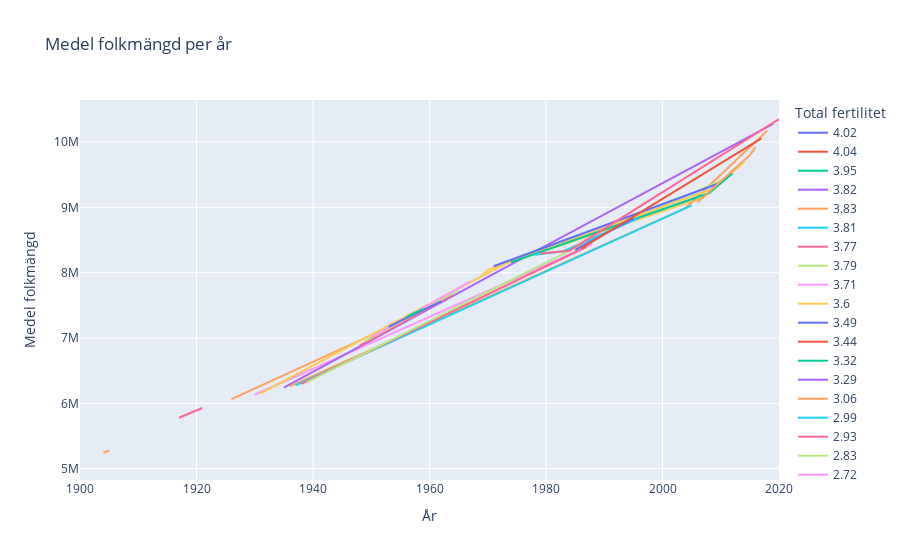

Source (notebook cell):
### Code cell
import plotly_express as px
test = swe_demo["Medel folkmängd"]

fig = px.line(
    swe_demo,
    x="År",
    y="Medel folkmängd",
    color="Total fertilitet",
    title="Medel folkmängd per år",
    labels=dict(test="Medel", år="År"),
)
fig.update_layout(hovermode="x") # Try "y" for good times
fig.update_xaxes(
    showspikes=True, spikedash="solid", spikecolor="white", spikemode="across", spikesnap ="cursor"
)
fig.show()

### Figure 1 — Plotly figure (JSON) as saved in the notebook; plotly's stock layout.template omitted (floating-point values rounded to 4 significant figures)
{"data": [{"hovertemplate": "Total fertilitet=4.02<br>År=%{x}<br>Medel folkmängd=%{y}<extra></extra>", "legendgroup": "4.02", "line": {"color": "#636efa", "dash": "solid"}, "marker": {"symbol": "circle"}, "mode": "lines", "name": "4.02", "orientation": "v", "showlegend": true, "type": "scatter", "x": [1900], "xaxis": "x", "y": [5117000], "yaxis": "y"}, {"hovertemplate": "Total fertilitet=4.04<br>År=%{x}<br>Medel folkmängd=%{y}<extra></extra>", "legendgroup": "4.04", "line": {"color": "#EF553B", "dash": "solid"}, "marker": {"symbol": "circle"}, "mode": "lines", "name": "4.04", "orientation": "v", "showlegend": true, "type": "scatter", "x": [1901], "xaxis": "x", "y": [5156000], "yaxis": "y"}, {"hovertemplate": "Total fertilitet=3.95<br>År=%{x}<br>Medel folkmängd=%{y}<extra></extra>", "legendgroup": "3.95", "line": {"color": "#00cc96", "dash": "solid"}, "marker": {"symbol": "circle"}, "mode": "lines", "name": "3.95", "orientation": "v", "showlegend": true, "type": "scatter", "x": [1902], "xaxis": "x", "y": [5187000], "yaxis": "y"}, {"hovertemplate": "Total fertilitet=3.82<br>År=%{x}<br>Medel folkmängd=%{y}<extra></extra>", "legendgroup": "3.82", "line": {"color": "#ab63fa", "dash": "solid"}, "marker": {"symbol": "circle"}, "mode": "lines", "name": "3.82", "orientation": "v", "showlegend": true, "type": "scatter", "x": [1903], "xaxis": "x", "y": [5210000], "yaxis": "y"}, {"hovertemplate": "Total fertilitet=3.83<br>År=%{x}<br>Medel folkmängd=%{y}<extra></extra>", "legendgroup": "3.83", "line": {"color": "#FFA15A", "dash": "solid"}, "marker": {"symbol": "circle"}, "mode": "lines", "name": "3.83", "orientation": "v", "showlegend": true, "type": "scatter", "x": [1904, 1905], "xaxis": "x", "y": [5241000, 5278000], "yaxis": "y"}, {"hovertemplate": "Total fertilitet=3.81<br>År=%{x}<br>Medel folkmängd=%{y}<extra></extra>", "legendgroup": "3.81", "line": {"color": "#19d3f3", "dash": "solid"}, "marker": {"symbol": "circle"}, "mode": "lines", "name": "3.81", "orientation": "v", "showlegend": true, "type": "scatter", "x": [1906], "xaxis": "x", "y": [5316000], "yaxis": "y"}, {"hovertemplate": "Total fertilitet=3.77<br>År=%{x}<br>Medel folkmängd=%{y}<extra></extra>", "legendgroup": "3.77", "line": {"color": "#FF6692", "dash": "solid"}, "marker": {"symbol": "circle"}, "mode": "lines", "name": "3.77", "orientation": "v", "showlegend": true, "type": "scatter", "x": [1907], "xaxis": "x", "y": [5357000], "yaxis": "y"}, {"hovertemplate": "Total fertilitet=3.79<br>År=%{x}<br>Medel folkmängd=%{y}<extra></extra>", "legendgroup": "3.79", "line": {"color": "#B6E880", "dash": "solid"}, "marker": {"symbol": "circle"}, "mode": "lines", "name": "3.79", "orientation": "v", "showlegend": true, "type": "scatter", "x": [1908], "xaxis": "x", "y": [5404000], "yaxis": "y"}, {"hovertemplate": "Total fertilitet=3.71<br>År=%{x}<br>Medel folkmängd=%{y}<extra></extra>", "legendgroup": "3.71", "line": {"color": "#FF97FF", "dash": "solid"}, "marker": {"symbol": "circle"}, "mode": "lines", "name": "3.71", "orientation": "v", "showlegend": true, "type": "scatter", "x": [1909], "xaxis": "x", "y": [5453000], "yaxis": "y"}, {"hovertemplate": "Total fertilitet=3.6<br>År=%{x}<br>Medel folkmängd=%{y}<extra></extra>", "legendgroup": "3.6", "line": {"color": "#FECB52", "dash": "solid"}, "marker": {"symbol": "circle"}, "mode": "lines", "name": "3.6", "orientation": "v", "showlegend": true, "type": "scatter", "x": [1910], "xaxis": "x", "y": [5499000], "yaxis": "y"}, {"hovertemplate": "Total fertilitet=3.49<br>År=%{x}<br>Medel folkmängd=%{y}<extra></extra>", "legendgroup": "3.49", "line": {"color": "#636efa", "dash": "solid"}, "marker": {"symbol": "circle"}, "mode": "lines", "name": "3.49", "orientation": "v", "showlegend": true, "type": "scatter", "x": [1911], "xaxis": "x", "y": [5542000], "yaxis": "y"}, {"hovertemplate": "Total fertilitet=3.44<br>År=%{x}<br>Medel folkmängd=%{y}<extra></extra>", "legendgroup": "3.44", "line": {"color": "#EF553B", "dash": "solid"}, "marker": {"symbol": "circle"}, "mode": "lines", "name": "3.44", "orientation": "v", "showlegend": true, "type": "scatter", "x": [1912], "xaxis": "x", "y": [5583000], "yaxis": "y"}, {"hovertemplate": "Total fertilitet=3.32<br>År=%{x}<br>Medel folkmängd=%{y}<extra></extra>", "legendgroup": "3.32", "line": {"color": "#00cc96", "dash": "solid"}, "marker": {"symbol": "circle"}, "mode": "lines", "name": "3.32", "orientation": "v", "showlegend": true, "type": "scatter", "x": [1913], "xaxis": "x", "y": [5621000], "yaxis": "y"}, {"hovertemplate": "Total fertilitet=3.29<br>År=%{x}<br>Medel folkmängd=%{y}<extra></extra>", "legendgroup": "3.29", "line": {"color": "#ab63fa", "dash": "solid"}, "marker": {"symbol": "circle"}, "mode": "lines", "name": "3.29", "orientation": "v", "showlegend": true, "type": "scatter", "x": [1914], "xaxis": "x", "y": [5659000], "yaxis": "y"}, {"hovertemplate": "Total fertilitet=3.06<br>År=%{x}<br>Medel folkmängd=%{y}<extra></extra>", "legendgroup": "3.06", "line": {"color": "#FFA15A", "dash": "solid"}, "marker": {"symbol": "circle"}, "mode": "lines", "name": "3.06", "orientation": "v", "showlegend": true, "type": "scatter", "x": [1915], "xaxis": "x", "y": [5696000], "yaxis": "y"}, {"hovertemplate": "Total fertilitet=2.99<br>År=%{x}<br>Medel folkmängd=%{y}<extra></extra>", "legendgroup": "2.99", "line": {"color": "#19d3f3", "dash": "solid"}, "marker": {"symbol": "circle"}, "mode": "lines", "name": "2.99", "orientation": "v", "showlegend": true, "type": "scatter", "x": [1916], "xaxis": "x", "y": [5735000], "yaxis": "y"}, {"hovertemplate": "Total fertilitet=2.93<br>År=%{x}<br>Medel folkmängd=%{y}<extra></extra>", "legendgroup": "2.93", "line": {"color": "#FF6692", "dash": "solid"}, "marker": {"symbol": "circle"}, "mode": "lines", "name": "2.93", "orientation": "v", "showlegend": true, "type": "scatter", "x": [1917, 1921], "xaxis": "x", "y": [5779000, 5929000], "yaxis": "y"}, {"hovertemplate": "Total fertilitet=2.83<br>År=%{x}<br>Medel folkmängd=%{y}<extra></extra>", "legendgroup": "2.83", "line": {"color": "#B6E880", "dash": "solid"}, "marker": {"symbol": "circle"}, "mode": "lines", "name": "2.83", "orientation": "v", "showlegend": true, "type": "scatter", "x": [1918], "xaxis": "x", "y": [5807000], "yaxis": "y"}, {"hovertemplate": "Total fertilitet=2.72<br>År=%{x}<br>Medel folkmängd=%{y}<extra></extra>", "legendgroup": "2.72", "line": {"color": "#FF97FF", "dash": "solid"}, "marker": {"symbol": "circle"}, "mode": "lines", "name": "2.72", "orientation": "v", "showlegend": true, "type": "scatter", "x": [1919], "xaxis": "x", "y": [5830000], "yaxis": "y"}, {"hovertemplate": "Total fertilitet=3.22<br>År=%{x}<br>Medel folkmängd=%{y}<extra></extra>", "legendgroup": "3.22", "line": {"color": "#FECB52", "dash": "solid"}, "marker": {"symbol": "circle"}, "mode": "lines", "name": "3.22", "orientation": "v", "showlegend": true, "type": "scatter", "x": [1920], "xaxis": "x", "y": [5876000], "yaxis": "y"}, {"hovertemplate": "Total fertilitet=2.66<br>År=%{x}<br>Medel folkmängd=%{y}<extra></extra>", "legendgroup": "2.66", "line": {"color": "#636efa", "dash": "solid"}, "marker": {"symbol": "circle"}, "mode": "lines", "name": "2.66", "orientation": "v", "showlegend": true, "type": "scatter", "x": [1922], "xaxis": "x", "y": [5971000], "yaxis": "y"}, {"hovertemplate": "Total fertilitet=2.55<br>År=%{x}<br>Medel folkmängd=%{y}<extra></extra>", "legendgroup": "2.55", "line": {"color": "#EF553B", "dash": "solid"}, "marker": {"symbol": "circle"}, "mode": "lines", "name": "2.55", "orientation": "v", "showlegend": true, "type": "scatter", "x": [1923], "xaxis": "x", "y": [5997000], "yaxis": "y"}, {"hovertemplate": "Total fertilitet=2.43<br>År=%{x}<br>Medel folkmängd=%{y}<extra></extra>", "legendgroup": "2.43", "line": {"color": "#00cc96", "dash": "solid"}, "marker": {"symbol": "circle"}, "mode": "lines", "name": "2.43", "orientation": "v", "showlegend": true, "type": "scatter", "x": [1924], "xaxis": "x", "y": [6021000], "yaxis": "y"}, {"hovertemplate": "Total fertilitet=2.34<br>År=%{x}<br>Medel folkmängd=%{y}<extra></extra>", "legendgroup": "2.34", "line": {"color": "#ab63fa", "dash": "solid"}, "marker": {"symbol": "circle"}, "mode": "lines", "name": "2.34", "orientation": "v", "showlegend": true, "type": "scatter", "x": [1925], "xaxis": "x", "y": [6045000], "yaxis": "y"}, {"hovertemplate": "Total fertilitet=2.22<br>År=%{x}<br>Medel folkmängd=%{y}<extra></extra>", "legendgroup": "2.22", "line": {"color": "#FFA15A", "dash": "solid"}, "marker": {"symbol": "circle"}, "mode": "lines", "name": "2.22", "orientation": "v", "showlegend": true, "type": "scatter", "x": [1926, 1952], "xaxis": "x", "y": [6064000, 7125000], "yaxis": "y"}, {"hovertemplate": "Total fertilitet=2.11<br>År=%{x}<br>Medel folkmängd=%{y}<extra></extra>", "legendgroup": "2.11", "line": {"color": "#19d3f3", "dash": "solid"}, "marker": {"symbol": "circle"}, "mode": "lines", "name": "2.11", "orientation": "v", "showlegend": true, "type": "scatter", "x": [1927], "xaxis": "x", "y": [6081000], "yaxis": "y"}, {"hovertemplate": "Total fertilitet=2.08<br>År=%{x}<br>Medel folkmängd=%{y}<extra></extra>", "legendgroup": "2.08", "line": {"color": "#FF6692", "dash": "solid"}, "marker": {"symbol": "circle"}, "mode": "lines", "name": "2.08", "orientation": "v", "showlegend": true, "type": "scatter", "x": [1928], "xaxis": "x", "y": [6097000], "yaxis": "y"}, {"hovertemplate": "Total fertilitet=1.95<br>År=%{x}<br>Medel folkmängd=%{y}<extra></extra>", "legendgroup": "1.95", "line": {"color": "#B6E880", "dash": "solid"}, "marker": {"symbol": "circle"}, "mode": "lines", "name": "1.95", "orientation": "v", "showlegend": true, "type": "scatter", "x": [1929], "xaxis": "x", "y": [6113000], "yaxis": "y"}, {"hovertemplate": "Total fertilitet=1.96<br>År=%{x}<br>Medel folkmängd=%{y}<extra></extra>", "legendgroup": "1.96", "line": {"color": "#FF97FF", "dash": "solid"}, "marker": {"symbol": "circle"}, "mode": "lines", "name": "1.96", "orientation": "v", "showlegend": true, "type": "scatter", "x": [1930, 1988], "xaxis": "x", "y": [6131000, 8436000.0], "yaxis": "y"}, {"hovertemplate": "Total fertilitet=1.88<br>År=%{x}<br>Medel folkmängd=%{y}<extra></extra>", "legendgroup": "1.88", "line": {"color": "#FECB52", "dash": "solid"}, "marker": {"symbol": "circle"}, "mode": "lines", "name": "1.88", "orientation": "v", "showlegend": true, "type": "scatter", "x": [1931, 1973, 2007, 2014], "xaxis": "x", "y": [6152000, 8137000, 9148092, 9696000.0], "yaxis": "y"}, {"hovertemplate": "Total fertilitet=1.83<br>År=%{x}<br>Medel folkmängd=%{y}<extra></extra>", "legendgroup": "1.83", "line": {"color": "#636efa", "dash": "solid"}, "marker": {"symbol": "circle"}, "mode": "lines", "name": "1.83", "orientation": "v", "showlegend": true, "type": "scatter", "x": [1932], "xaxis": "x", "y": [6176000], "yaxis": "y"}, {"hovertemplate": "Total fertilitet=1.72<br>År=%{x}<br>Medel folkmängd=%{y}<extra></extra>", "legendgroup": "1.72", "line": {"color": "#EF553B", "dash": "solid"}, "marker": {"symbol": "circle"}, "mode": "lines", "name": "1.72", "orientation": "v", "showlegend": true, "type": "scatter", "x": [1933], "xaxis": "x", "y": [6201000], "yaxis": "y"}, {"hovertemplate": "Total fertilitet=1.67<br>År=%{x}<br>Medel folkmängd=%{y}<extra></extra>", "legendgroup": "1.67", "line": {"color": "#00cc96", "dash": "solid"}, "marker": {"symbol": "circle"}, "mode": "lines", "name": "1.67", "orientation": "v", "showlegend": true, "type": "scatter", "x": [1934], "xaxis": "x", "y": [6222000], "yaxis": "y"}, {"hovertemplate": "Total fertilitet=1.7<br>År=%{x}<br>Medel folkmängd=%{y}<extra></extra>", "legendgroup": "1.7", "line": {"color": "#ab63fa", "dash": "solid"}, "marker": {"symbol": "circle"}, "mode": "lines", "name": "1.7", "orientation": "v", "showlegend": true, "type": "scatter", "x": [1935, 1976, 2019], "xaxis": "x", "y": [6242000, 8222000, 10278887], "yaxis": "y"}, {"hovertemplate": "Total fertilitet=1.75<br>År=%{x}<br>Medel folkmängd=%{y}<extra></extra>", "legendgroup": "1.75", "line": {"color": "#FFA15A", "dash": "solid"}, "marker": {"symbol": "circle"}, "mode": "lines", "name": "1.75", "orientation": "v", "showlegend": true, "type": "scatter", "x": [1936, 2004, 2018], "xaxis": "x", "y": [6259000, 8993531, 10180000.0], "yaxis": "y"}, {"hovertemplate": "Total fertilitet=1.77<br>År=%{x}<br>Medel folkmängd=%{y}<extra></extra>", "legendgroup": "1.77", "line": {"color": "#19d3f3", "dash": "solid"}, "marker": {"symbol": "circle"}, "mode": "lines", "name": "1.77", "orientation": "v", "showlegend": true, "type": "scatter", "x": [1937, 2005], "xaxis": "x", "y": [6276000, 9029572], "yaxis": "y"}, {"hovertemplate": "Total fertilitet=1.84<br>År=%{x}<br>Medel folkmängd=%{y}<extra></extra>", "legendgroup": "1.84", "line": {"color": "#FF6692", "dash": "solid"}, "marker": {"symbol": "circle"}, "mode": "lines", "name": "1.84", "orientation": "v", "showlegend": true, "type": "scatter", "x": [1938, 1987], "xaxis": "x", "y": [6297000, 8397799], "yaxis": "y"}, {"hovertemplate": "Total fertilitet=1.9<br>År=%{x}<br>Medel folkmängd=%{y}<extra></extra>", "legendgroup": "1.9", "line": {"color": "#B6E880", "dash": "solid"}, "marker": {"symbol": "circle"}, "mode": "lines", "name": "1.9", "orientation": "v", "showlegend": true, "type": "scatter", "x": [1939, 1994, 2011], "xaxis": "x", "y": [6326000, 8780745, 9449000.0], "yaxis": "y"}, {"hovertemplate": "Total fertilitet=1.86<br>År=%{x}<br>Medel folkmängd=%{y}<extra></extra>", "legendgroup": "1.86", "line": {"color": "#FF97FF", "dash": "solid"}, "marker": {"symbol": "circle"}, "mode": "lines", "name": "1.86", "orientation": "v", "showlegend": true, "type": "scatter", "x": [1940], "xaxis": "x", "y": [6356000], "yaxis": "y"}, {"hovertemplate": "Total fertilitet=1.92<br>År=%{x}<br>Medel folkmängd=%{y}<extra></extra>", "legendgroup": "1.92", "line": {"color": "#FECB52", "dash": "solid"}, "marker": {"symbol": "circle"}, "mode": "lines", "name": "1.92", "orientation": "v", "showlegend": true, "type": "scatter", "x": [1941], "xaxis": "x", "y": [6389000], "yaxis": "y"}, {"hovertemplate": "Total fertilitet=2.19<br>År=%{x}<br>Medel folkmängd=%{y}<extra></extra>", "legendgroup": "2.19", "line": {"color": "#636efa", "dash": "solid"}, "marker": {"symbol": "circle"}, "mode": "lines", "name": "2.19", "orientation": "v", "showlegend": true, "type": "scatter", "x": [1942], "xaxis": "x", "y": [6432000], "yaxis": "y"}, {"hovertemplate": "Total fertilitet=2.41<br>År=%{x}<br>Medel folkmängd=%{y}<extra></extra>", "legendgroup": "2.41", "line": {"color": "#EF553B", "dash": "solid"}, "marker": {"symbol": "circle"}, "mode": "lines", "name": "2.41", "orientation": "v", "showlegend": true, "type": "scatter", "x": [1943], "xaxis": "x", "y": [6491000], "yaxis": "y"}, {"hovertemplate": "Total fertilitet=2.61<br>År=%{x}<br>Medel folkmängd=%{y}<extra></extra>", "legendgroup": "2.61", "line": {"color": "#00cc96", "dash": "solid"}, "marker": {"symbol": "circle"}, "mode": "lines", "name": "2.61", "orientation": "v", "showlegend": true, "type": "scatter", "x": [1944], "xaxis": "x", "y": [6560000], "yaxis": "y"}, {"hovertemplate": "Total fertilitet=2.63<br>År=%{x}<br>Medel folkmängd=%{y}<extra></extra>", "legendgroup": "2.63", "line": {"color": "#ab63fa", "dash": "solid"}, "marker": {"symbol": "circle"}, "mode": "lines", "name": "2.63", "orientation": "v", "showlegend": true, "type": "scatter", "x": [1945], "xaxis": "x", "y": [6636000], "yaxis": "y"}, {"hovertemplate": "Total fertilitet=2.57<br>År=%{x}<br>Medel folkmängd=%{y}<extra></extra>", "legendgroup": "2.57", "line": {"color": "#FFA15A", "dash": "solid"}, "marker": {"symbol": "circle"}, "mode": "lines", "name": "2.57", "orientation": "v", "showlegend": true, "type": "scatter", "x": [1946], "xaxis": "x", "y": [6719000], "yaxis": "y"}, {"hovertemplate": "Total fertilitet=2.5<br>År=%{x}<br>Medel folkmängd=%{y}<extra></extra>", "legendgroup": "2.5", "line": {"color": "#19d3f3", "dash": "solid"}, "marker": {"symbol": "circle"}, "mode": "lines", "name": "2.5", "orientation": "v", "showlegend": true, "type": "scatter", "x": [1947], "xaxis": "x", "y": [6803000], "yaxis": "y"}, {"hovertemplate": "Total fertilitet=2.47<br>År=%{x}<br>Medel folkmängd=%{y}<extra></extra>", "legendgroup": "2.47", "line": {"color": "#FF6692", "dash": "solid"}, "marker": {"symbol": "circle"}, "mode": "lines", "name": "2.47", "orientation": "v", "showlegend": true, "type": "scatter", "x": [1948, 1964], "xaxis": "x", "y": [6883000, 7661000], "yaxis": "y"}, {"hovertemplate": "Total fertilitet=2.39<br>År=%{x}<br>Medel folkmängd=%{y}<extra></extra>", "legendgroup": "2.39", "line": {"color": "#B6E880", "dash": "solid"}, "marker": {"symbol": "circle"}, "mode": "lines", "name": "2.39", "orientation": "v", "showlegend": true, "type": "scatter", "x": [1949, 1965], "xaxis": "x", "y": [6956000, 7734000], "yaxis": "y"}, {"hovertemplate": "Total fertilitet=2.28<br>År=%{x}<br>Medel folkmängd=%{y}<extra></extra>", "legendgroup": "2.28", "line": {"color": "#FF97FF", "dash": "solid"}, "marker": {"symbol": "circle"}, "mode": "lines", "name": "2.28", "orientation": "v", "showlegend": true, "type": "scatter", "x": [1950, 1967], "xaxis": "x", "y": [7014000, 7868000], "yaxis": "y"}, {"hovertemplate": "Total fertilitet=2.2<br>År=%{x}<br>Medel folkmängd=%{y}<extra></extra>", "legendgroup": "2.2", "line": {"color": "#FECB52", "dash": "solid"}, "marker": {"symbol": "circle"}, "mode": "lines", "name": "2.2", "orientation": "v", "showlegend": true, "type": "scatter", "x": [1951], "xaxis": "x", "y": [7073000], "yaxis": "y"}, {"hovertemplate": "Total fertilitet=2.25<br>År=%{x}<br>Medel folkmängd=%{y}<extra></extra>", "legendgroup": "2.25", "line": {"color": "#636efa", "dash": "solid"}, "marker": {"symbol": "circle"}, "mode": "lines", "name": "2.25", "orientation": "v", "showlegend": true, "type": "scatter", "x": [1953, 1955, 1962], "xaxis": "x", "y": [7171000, 7262000, 7562000], "yaxis": "y"}, {"hovertemplate": "Total fertilitet=2.18<br>År=%{x}<br>Medel folkmängd=%{y}<extra></extra>", "legendgroup": "2.18", "line": {"color": "#EF553B", "dash": "solid"}, "marker": {"symbol": "circle"}, "mode": "lines", "name": "2.18", "orientation": "v", "showlegend": true, "type": "scatter", "x": [1954], "xaxis": "x", "y": [7213000], "yaxis": "y"}, {"hovertemplate": "Total fertilitet=2.29<br>År=%{x}<br>Medel folkmängd=%{y}<extra></extra>", "legendgroup": "2.29", "line": {"color": "#00cc96", "dash": "solid"}, "marker": {"symbol": "circle"}, "mode": "lines", "name": "2.29", "orientation": "v", "showlegend": true, "type": "scatter", "x": [1956, 1957, 1959], "xaxis": "x", "y": [7315000, 7364000, 7446000], "yaxis": "y"}, {"hovertemplate": "Total fertilitet=2.26<br>År=%{x}<br>Medel folkmängd=%{y}<extra></extra>", "legendgroup": "2.26", "line": {"color": "#ab63fa", "dash": "solid"}, "marker": {"symbol": "circle"}, "mode": "lines", "name": "2.26", "orientation": "v", "showlegend": true, "type": "scatter", "x": [1958], "xaxis": "x", "y": [7409000], "yaxis": "y"}, {"hovertemplate": "Total fertilitet=2.17<br>År=%{x}<br>Medel folkmängd=%{y}<extra></extra>", "legendgroup": "2.17", "line": {"color": "#FFA15A", "dash": "solid"}, "marker": {"symbol": "circle"}, "mode": "lines", "name": "2.17", "orientation": "v", "showlegend": true, "type": "scatter", "x": [1960], "xaxis": "x", "y": [7480000], "yaxis": "y"}, {"hovertemplate": "Total fertilitet=2.21<br>År=%{x}<br>Medel folkmängd=%{y}<extra></extra>", "legendgroup": "2.21", "line": {"color": "#19d3f3", "dash": "solid"}, "marker": {"symbol": "circle"}, "mode": "lines", "name": "2.21", "orientation": "v", "showlegend": true, "type": "scatter", "x": [1961], "xaxis": "x", "y": [7520000], "yaxis": "y"}, {"hovertemplate": "Total fertilitet=2.33<br>År=%{x}<br>Medel folkmängd=%{y}<extra></extra>", "legendgroup": "2.33", "line": {"color": "#FF6692", "dash": "solid"}, "marker": {"symbol": "circle"}, "mode": "lines", "name": "2.33", "orientation": "v", "showlegend": true, "type": "scatter", "x": [1963], "xaxis": "x", "y": [7604000], "yaxis": "y"}, {"hovertemplate": "Total fertilitet=2.37<br>År=%{x}<br>Medel folkmängd=%{y}<extra></extra>", "legendgroup": "2.37", "line": {"color": "#B6E880", "dash": "solid"}, "marker": {"symbol": "circle"}, "mode": "lines", "name": "2.37", "orientation": "v", "showlegend": true, "type": "scatter", "x": [1966], "xaxis": "x", "y": [7808000], "yaxis": "y"}, {"hovertemplate": "Total fertilitet=2.07<br>År=%{x}<br>Medel folkmängd=%{y}<extra></extra>", "legendgroup": "2.07", "line": {"color": "#FF97FF", "dash": "solid"}, "marker": {"symbol": "circle"}, "mode": "lines", "name": "2.07", "orientation": "v", "showlegend": true, "type": "scatter", "x": [1968], "xaxis": "x", "y": [7914000], "yaxis": "y"}, {"hovertemplate": "Total fertilitet=1.94<br>År=%{x}<br>Medel folkmängd=%{y}<extra></extra>", "legendgroup": "1.94", "line": {"color": "#FECB52", "dash": "solid"}, "marker": {"symbol": "circle"}, "mode": "lines", "name": "1.94", "orientation": "v", "showlegend": true, "type": "scatter", "x": [1969, 1970, 2009], "xaxis": "x", "y": [7968000, 8043000, 9299000.0], "yaxis": "y"}, {"hovertemplate": "Total fertilitet=1.98<br>År=%{x}<br>Medel folkmängd=%{y}<extra></extra>", "legendgroup": "1.98", "line": {"color": "#636efa", "dash": "solid"}, "marker": {"symbol": "circle"}, "mode": "lines", "name": "1.98", "orientation": "v", "showlegend": true, "type": "scatter", "x": [1971, 2010], "xaxis": "x", "y": [8098000, 9378126], "yaxis": "y"}, {"hovertemplate": "Total fertilitet=1.93<br>År=%{x}<br>Medel folkmängd=%{y}<extra></extra>", "legendgroup": "1.93", "line": {"color": "#EF553B", "dash": "solid"}, "marker": {"symbol": "circle"}, "mode": "lines", "name": "1.93", "orientation": "v", "showlegend": true, "type": "scatter", "x": [1972], "xaxis": "x", "y": [8122000], "yaxis": "y"}, {"hovertemplate": "Total fertilitet=1.91<br>År=%{x}<br>Medel folkmängd=%{y}<extra></extra>", "legendgroup": "1.91", "line": {"color": "#00cc96", "dash": "solid"}, "marker": {"symbol": "circle"}, "mode": "lines", "name": "1.91", "orientation": "v", "showlegend": true, "type": "scatter", "x": [1974, 2008, 2012], "xaxis": "x", "y": [8161000, 9219637, 9519374], "yaxis": "y"}, {"hovertemplate": "Total fertilitet=1.78<br>År=%{x}<br>Medel folkmängd=%{y}<extra></extra>", "legendgroup": "1.78", "line": {"color": "#ab63fa", "dash": "solid"}, "marker": {"symbol": "circle"}, "mode": "lines", "name": "1.78", "orientation": "v", "showlegend": true, "type": "scatter", "x": [1975], "xaxis": "x", "y": [8193000], "yaxis": "y"}, {"hovertemplate": "Total fertilitet=1.64<br>År=%{x}<br>Medel folkmängd=%{y}<extra></extra>", "legendgroup": "1.64", "line": {"color": "#FFA15A", "dash": "solid"}, "marker": {"symbol": "circle"}, "mode": "lines", "name": "1.64", "orientation": "v", "showlegend": true, "type": "scatter", "x": [1977], "xaxis": "x", "y": [8252000], "yaxis": "y"}, {"hovertemplate": "Total fertilitet=1.61<br>År=%{x}<br>Medel folkmängd=%{y}<extra></extra>", "legendgroup": "1.61", "line": {"color": "#19d3f3", "dash": "solid"}, "marker": {"symbol": "circle"}, "mode": "lines", "name": "1.61", "orientation": "v", "showlegend": true, "type": "scatter", "x": [1978, 1983, 1996], "xaxis": "x", "y": [8276000, 8329000, 8841000.0], "yaxis": "y"}, {"hovertemplate": "Total fertilitet=1.66<br>År=%{x}<br>Medel folkmängd=%{y}<extra></extra>", "legendgroup": "1.66", "line": {"color": "#FF6692", "dash": "solid"}, "marker": {"symbol": "circle"}, "mode": "lines", "name": "1.66", "orientation": "v", "showlegend": true, "type": "scatter", "x": [1979, 1984, 2020], "xaxis": "x", "y": [8294000, 8337000, 10353442], "yaxis": "y"}, {"hovertemplate": "Total fertilitet=1.69<br>År=%{x}<br>Medel folkmängd=%{y}<extra></extra>", "legendgroup": "1.69", "line": {"color": "#B6E880", "dash": "solid"}, "marker": {"symbol": "circle"}, "mode": "lines", "name": "1.69", "orientation": "v", "showlegend": true, "type": "scatter", "x": [1980], "xaxis": "x", "y": [8310000], "yaxis": "y"}, {"hovertemplate": "Total fertilitet=1.63<br>År=%{x}<br>Medel folkmängd=%{y}<extra></extra>", "legendgroup": "1.63", "line": {"color": "#FF97FF", "dash": "solid"}, "marker": {"symbol": "circle"}, "mode": "lines", "name": "1.63", "orientation": "v", "showlegend": true, "type": "scatter", "x": [1981], "xaxis": "x", "y": [8320000], "yaxis": "y"}, {"hovertemplate": "Total fertilitet=1.6<br>År=%{x}<br>Medel folkmängd=%{y}<extra></extra>", "legendgroup": "1.6", "line": {"color": "#FECB52", "dash": "solid"}, "marker": {"symbol": "circle"}, "mode": "lines", "name": "1.6", "orientation": "v", "showlegend": true, "type": "scatter", "x": [1982], "xaxis": "x", "y": [8325000], "yaxis": "y"}, {"hovertemplate": "Total fertilitet=1.74<br>År=%{x}<br>Medel folkmängd=%{y}<extra></extra>", "legendgroup": "1.74", "line": {"color": "#636efa", "dash": "solid"}, "marker": {"symbol": "circle"}, "mode": "lines", "name": "1.74", "orientation": "v", "showlegend": true, "type": "scatter", "x": [1985, 1995], "xaxis": "x", "y": [8350000, 8827000.0], "yaxis": "y"}, {"hovertemplate": "Total fertilitet=1.79<br>År=%{x}<br>Medel folkmängd=%{y}<extra></extra>", "legendgroup": "1.79", "line": {"color": "#EF553B", "dash": "solid"}, "marker": {"symbol": "circle"}, "mode": "lines", "name": "1.79", "orientation": "v", "showlegend": true, "type": "scatter", "x": [1986, 2017], "xaxis": "x", "y": [8370000, 10060000.0], "yaxis": "y"}, {"hovertemplate": "Total fertilitet=2.02<br>År=%{x}<br>Medel folkmängd=%{y}<extra></extra>", "legendgroup": "2.02", "line": {"color": "#00cc96", "dash": "solid"}, "marker": {"symbol": "circle"}, "mode": "lines", "name": "2.02", "orientation": "v", "showlegend": true, "type": "scatter", "x": [1989], "xaxis": "x", "y": [8492962], "yaxis": "y"}, {"hovertemplate": "Total fertilitet=2.14<br>År=%{x}<br>Medel folkmängd=%{y}<extra></extra>", "legendgroup": "2.14", "line": {"color": "#ab63fa", "dash": "solid"}, "marker": {"symbol": "circle"}, "mode": "lines", "name": "2.14", "orientation": "v", "showlegend": true, "type": "scatter", "x": [1990], "xaxis": "x", "y": [8558833], "yaxis": "y"}, {"hovertemplate": "Total fertilitet=2.12<br>År=%{x}<br>Medel folkmängd=%{y}<extra></extra>", "legendgroup": "2.12", "line": {"color": "#FFA15A", "dash": "solid"}, "marker": {"symbol": "circle"}, "mode": "lines", "name": "2.12", "orientation": "v", "showlegend": true, "type": "scatter", "x": [1991], "xaxis": "x", "y": [8617000.0], "yaxis": "y"}, {"hovertemplate": "Total fertilitet=2.09<br>År=%{x}<br>Medel folkmängd=%{y}<extra></extra>", "legendgroup": "2.09", "line": {"color": "#19d3f3", "dash": "solid"}, "marker": {"symbol": "circle"}, "mode": "lines", "name": "2.09", "orientation": "v", "showlegend": true, "type": "scatter", "x": [1992], "xaxis": "x", "y": [8668066], "yaxis": "y"}, {"hovertemplate": "Total fertilitet=2.0<br>År=%{x}<br>Medel folkmängd=%{y}<extra></extra>", "legendgroup": "2.0", "line": {"color": "#FF6692", "dash": "solid"}, "marker": {"symbol": "circle"}, "mode": "lines", "name": "2.0", "orientation": "v", "showlegend": true, "type": "scatter", "x": [1993], "xaxis": "x", "y": [8718561], "yaxis": "y"}, {"hovertemplate": "Total fertilitet=1.52<br>År=%{x}<br>Medel folkmängd=%{y}<extra></extra>", "legendgroup": "1.52", "line": {"color": "#B6E880", "dash": "solid"}, "marker": {"symbol": "circle"}, "mode": "lines", "name": "1.52", "orientation": "v", "showlegend": true, "type": "scatter", "x": [1997], "xaxis": "x", "y": [8846062], "yaxis": "y"}, {"hovertemplate": "Total fertilitet=1.51<br>År=%{x}<br>Medel folkmängd=%{y}<extra></extra>", "legendgroup": "1.51", "line": {"color": "#FF97FF", "dash": "solid"}, "marker": {"symbol": "circle"}, "mode": "lines", "name": "1.51", "orientation": "v", "showlegend": true, "type": "scatter", "x": [1998], "xaxis": "x", "y": [8851000.0], "yaxis": "y"}, {"hovertemplate": "Total fertilitet=1.5<br>År=%{x}<br>Medel folkmängd=%{y}<extra></extra>", "legendgroup": "1.5", "line": {"color": "#FECB52", "dash": "solid"}, "marker": {"symbol": "circle"}, "mode": "lines", "name": "1.5", "orientation": "v", "showlegend": true, "type": "scatter", "x": [1999], "xaxis": "x", "y": [8857874], "yaxis": "y"}, {"hovertemplate": "Total fertilitet=1.54<br>År=%{x}<br>Medel folkmängd=%{y}<extra></extra>", "legendgroup": "1.54", "line": {"color": "#636efa", "dash": "solid"}, "marker": {"symbol": "circle"}, "mode": "lines", "name": "1.54", "orientation": "v", "showlegend": true, "type": "scatter", "x": [2000], "xaxis": "x", "y": [8872109], "yaxis": "y"}, {"hovertemplate": "Total fertilitet=1.57<br>År=%{x}<br>Medel folkmängd=%{y}<extra></extra>", "legendgroup": "1.57", "line": {"color": "#EF553B", "dash": "solid"}, "marker": {"symbol": "circle"}, "mode": "lines", "name": "1.57", "orientation": "v", "showlegend": true, "type": "scatter", "x": [2001], "xaxis": "x", "y": [8895960], "yaxis": "y"}, {"hovertemplate": "Total fertilitet=1.65<br>År=%{x}<br>Medel folkmängd=%{y}<extra></extra>", "legendgroup": "1.65", "line": {"color": "#00cc96", "dash": "solid"}, "marker": {"symbol": "circle"}, "mode": "lines", "name": "1.65", "orientation": "v", "showlegend": true, "type": "scatter", "x": [2002], "xaxis": "x", "y": [8924958], "yaxis": "y"}, {"hovertemplate": "Total fertilitet=1.71<br>År=%{x}<br>Medel folkmängd=%{y}<extra></extra>", "legendgroup": "1.71", "line": {"color": "#ab63fa", "dash": "solid"}, "marker": {"symbol": "circle"}, "mode": "lines", "name": "1.71", "orientation": "v", "showlegend": true, "type": "scatter", "x": [2003], "xaxis": "x", "y": [8958229], "yaxis": "y"}, {"hovertemplate": "Total fertilitet=1.85<br>År=%{x}<br>Medel folkmängd=%{y}<extra></extra>", "legendgroup": "1.85", "line": {"color": "#FFA15A", "dash": "solid"}, "marker": {"symbol": "circle"}, "mode": "lines", "name": "1.85", "orientation": "v", "showlegend": true, "type": "scatter", "x": [2006, 2015, 2016], "xaxis": "x", "y": [9081000.0, 9799186, 9923085], "yaxis": "y"}, {"hovertemplate": "Total fertilitet=1.89<br>År=%{x}<br>Medel folkmängd=%{y}<extra></extra>", "legendgroup": "1.89", "line": {"color": "#19d3f3", "dash": "solid"}, "marker": {"symbol": "circle"}, "mode": "lines", "name": "1.89", "orientation": "v", "showlegend": true, "type": "scatter", "x": [2013], "xaxis": "x", "y": [9600000.0], "yaxis": "y"}], "layout": {"hovermode": "x", "legend": {"title": {"text": "Total fertilitet"}, "tracegroupgap": 0}, "title": {"text": "Medel folkmängd per år"}, "xaxis": {"anchor": "y", "domain": [0, 1], "showspikes": true, "spikecolor": "white", "spikedash": "solid", "spikemode": "across", "spikesnap": "cursor", "title": {"text": "År"}}, "yaxis": {"anchor": "x", "domain": [0, 1], "title": {"text": "Medel folkmängd"}}}}
